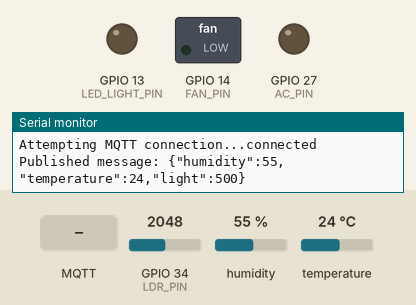
Bench run of a sketch on a simulated ESP32. Parts: switched loads named in the sketch (green lamp = pin HIGH), output pins drawn as LEDs (lit = HIGH), the last lines printed to the serial monitor. The test bench sets the inputs (shaded band); at power-on: GPIO 34 (LDR_PIN) = 2048, humidity 55 %, temperature 24 °C. WiFi joins after 1.5 s; servers stay silent unless stated; no MQTT or app messages arrive unless stated.

Above: at 2.7 s.
2.8 s: MQTT message "on" arrives on the first subscribed topic
At 3.3 s:
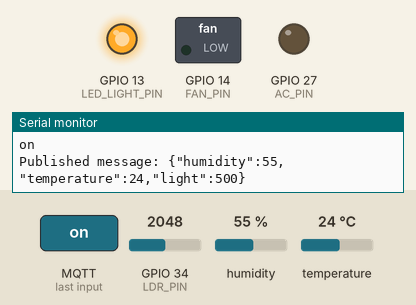
4.3 s: MQTT message "on" arrives on the second subscribed topic
At 5.5 s:
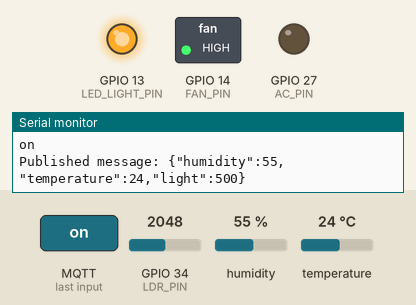
5.8 s: MQTT message "off" arrives on the first subscribed topic
At 6.8 s:
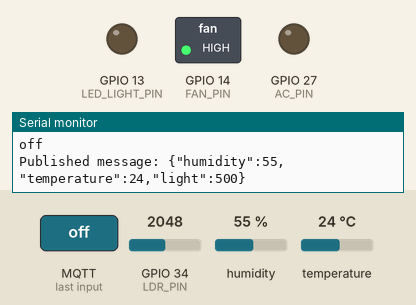
7.3 s: MQTT message "on" arrives on the third subscribed topic
At 7.9 s:
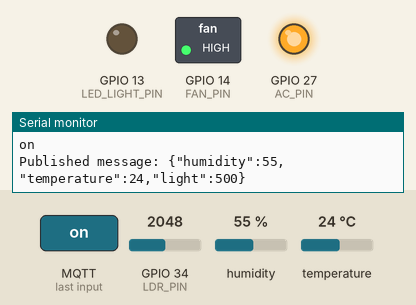
8.8 s: MQTT message "off" arrives on the second subscribed topic
At 10.0 s:
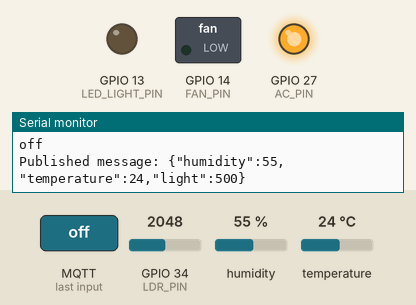
10.3 s: MQTT message "off" arrives on the third subscribed topic
At 11.4 s:
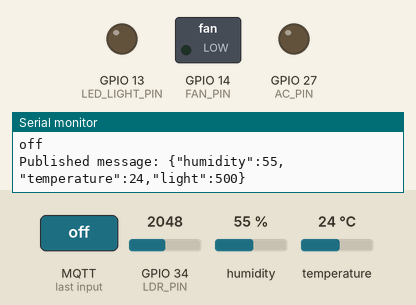
Timing chart, 0 to 12.8 s (numbered marks = the images above; inputs shaded):
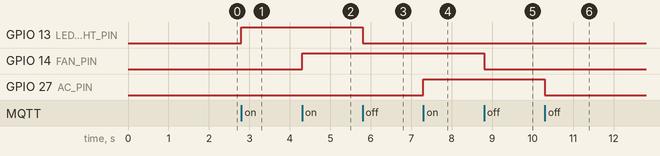

The sketch:

Blink.ino
```cpp
#include <WiFi.h>
#include <PubSubClient.h>
#include <DHT.h>
#include <ArduinoJson.h>

// cd "C:\Program Files\mosquitto"
// .\mosquitto.exe -c "C:\Program Files\mosquitto\mosquitto.conf"
// .\mosquitto_pub -h 192.168.95.22 -t "iot/led/light/command" -m "on" -u "user" -P "123"

// .\mosquitto_sub -h 192.168.22.22 -t "iot/led/light" -u "user" -P "123"cd "C:\Program Files\mosquitto"
// cd "C:\Program Files\mosquitto"
// .\mosquitto_pub -h 192.168.109.22 -t "iot/led/light" -m "on" -u "user" -P "123"

// .\mosquitto_sub -h 192.168.109.22 -t "iot/sensors/data" -u "user" -P "123"
// .\mosquitto_pub -h 192.168.109.22 -t "iot/sensors/data" -m '{"humidity":55,"temperature":28,"light":173}' -u "user" -P "123"


// Cấu hình WiFi
// const char* ssid = "P2511";
// const char* password = "0975166994";

const char* ssid = "realms c15";
const char* password = "123456789";

// const char* ssid = "IamHaiLuu";
// const char* password = "09042004";

// Cấu hình MQTT
const char* mqtt_server = "10.244.12.22";
const int mqtt_port = 1883;
const char* mqtt_user = "user";
const char* mqtt_password = "123";
const char* mqtt_client_id = "ESP32Client_1";

// Cấu hình Topic
const char* mqtt_publish_topic = "iot/sensors/data";
const char* mqtt_subscribe_topic_light = "iot/led/light/command";
const char* mqtt_status_topic_light = "iot/led/light/status";
const char* mqtt_subscribe_topic_fan = "iot/led/fan/command";
const char* mqtt_status_topic_fan = "iot/led/fan/status";
const char* mqtt_subscribe_topic_ac = "iot/led/ac/command";
const char* mqtt_status_topic_ac = "iot/led/ac/status";

// Cấu hình Chân cắm
#define DHTPIN 25
#define DHTTYPE DHT11
#define LDR_PIN 34
#define LED_LIGHT_PIN 13
#define FAN_PIN 14
#define AC_PIN 27

// Khởi tạo đối tượng
WiFiClient espClient;
PubSubClient client(espClient);
DHT dht(DHTPIN, DHTTYPE);

unsigned long lastMsg = 0;
const int PUBLISH_INTERVAL = 1500;

void setup_wifi() {
  delay(10);
  Serial.println();
  Serial.print("Connecting to ");
  Serial.println(ssid);
  WiFi.begin(ssid, password);
  while (WiFi.status() != WL_CONNECTED) {
    delay(500);
    Serial.print(".");
  }
  Serial.println("");
  Serial.println("WiFi connected");
  Serial.println("IP address: ");
  Serial.println(WiFi.localIP());
}

// Hàm xử lý khi nhận được thông điệp MQTT
void callback(char* topic, byte* payload, unsigned int length) {
  Serial.print("Message arrived on topic: ");
  Serial.println(topic);

  String message = "";
  for (int i = 0; i < length; i++) {
    message += (char)payload[i];
  }
  Serial.println(message);

  String state = "";
  if (message == "on") {
    state = "on";
  } else if (message == "off") {
    state = "off";
  } else {
    return;
  }

  if (String(topic) == String(mqtt_subscribe_topic_light)) {
    digitalWrite(LED_LIGHT_PIN, (state == "on") ? HIGH : LOW);
    client.publish(mqtt_status_topic_light, state.c_str());
  } else if (String(topic) == String(mqtt_subscribe_topic_fan)) {
    digitalWrite(FAN_PIN, (state == "on") ? HIGH : LOW);
    client.publish(mqtt_status_topic_fan, state.c_str());
  } else if (String(topic) == String(mqtt_subscribe_topic_ac)) {
    digitalWrite(AC_PIN, (state == "on") ? HIGH : LOW);
    client.publish(mqtt_status_topic_ac, state.c_str());
  }
}

void reconnect() {
  while (!client.connected()) {
    Serial.print("Attempting MQTT connection...");
    if (client.connect(mqtt_client_id, mqtt_user, mqtt_password)) {
      Serial.println("connected");
      // Đăng ký các topic để nhận lệnh điều khiển
      client.subscribe(mqtt_subscribe_topic_light);
      client.subscribe(mqtt_subscribe_topic_fan);
      client.subscribe(mqtt_subscribe_topic_ac);
    } else {
      Serial.print("failed, rc=");
      Serial.print(client.state());
      Serial.println(" try again in 5 seconds");
      delay(5000);
    }
  }
}

void setup() {
  Serial.begin(115200);
  pinMode(LED_LIGHT_PIN, OUTPUT);
  pinMode(FAN_PIN, OUTPUT);
  pinMode(AC_PIN, OUTPUT);

  setup_wifi();
  client.setServer(mqtt_server, mqtt_port);
  client.setCallback(callback);
  dht.begin();
}

void loop() {
  if (!client.connected()) {
    reconnect();
  }
  client.loop();
  unsigned long now = millis();
  if (now - lastMsg > PUBLISH_INTERVAL) {
    lastMsg = now;
    // Đọc dữ liệu từ cảm biến
    float humidity = dht.readHumidity();
    float temperature = dht.readTemperature();
    int light = analogRead(LDR_PIN);
    light = map(light, 0, 4095, 1000, 0);
    if (isnan(humidity) || isnan(temperature)) {
      Serial.println("Failed to read from DHT sensor!");
      return;
    }
    // Tạo JSON payload
    StaticJsonDocument<200> doc;
    doc["humidity"] = humidity;
    doc["temperature"] = temperature;
    doc["light"] = light;
    char jsonBuffer[200];
    serializeJson(doc, jsonBuffer);
    // Gửi dữ liệu lên MQTT broker
    client.publish(mqtt_publish_topic, jsonBuffer);
    Serial.print("Published message: ");
    Serial.println(jsonBuffer);
  }
}
```

Measured:
- after the input at 2.8 s, GPIO 13 (LED_LIGHT_PIN): LOW → HIGH at once
- after the input at 4.3 s, GPIO 14 (FAN_PIN): LOW → HIGH at once
- after the input at 5.8 s, GPIO 13 (LED_LIGHT_PIN): HIGH → LOW at once
- after the input at 7.3 s, GPIO 27 (AC_PIN): LOW → HIGH at once
- after the input at 8.8 s, GPIO 14 (FAN_PIN): HIGH → LOW at once
- after the input at 10.3 s, GPIO 27 (AC_PIN): HIGH → LOW at once
